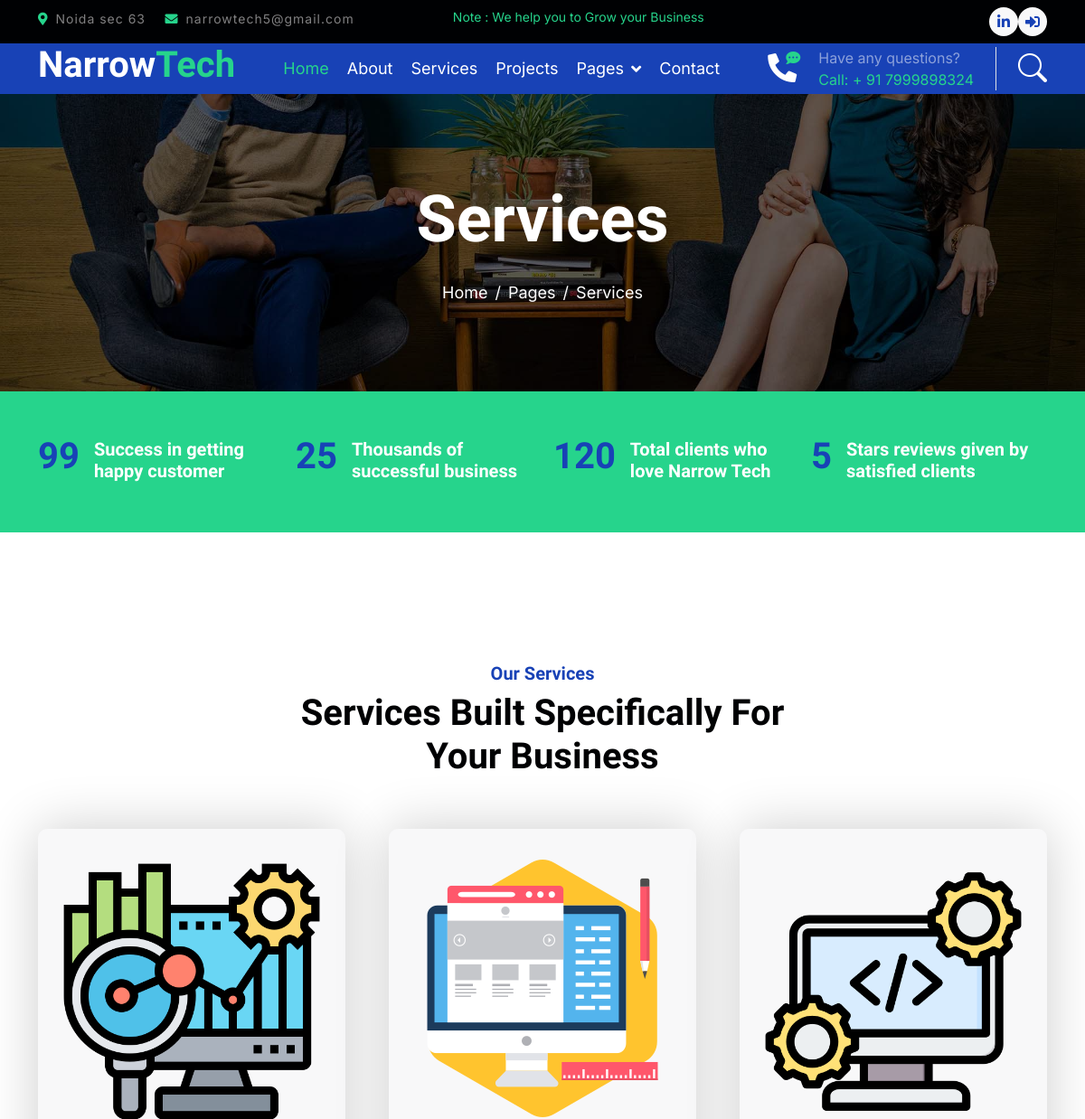
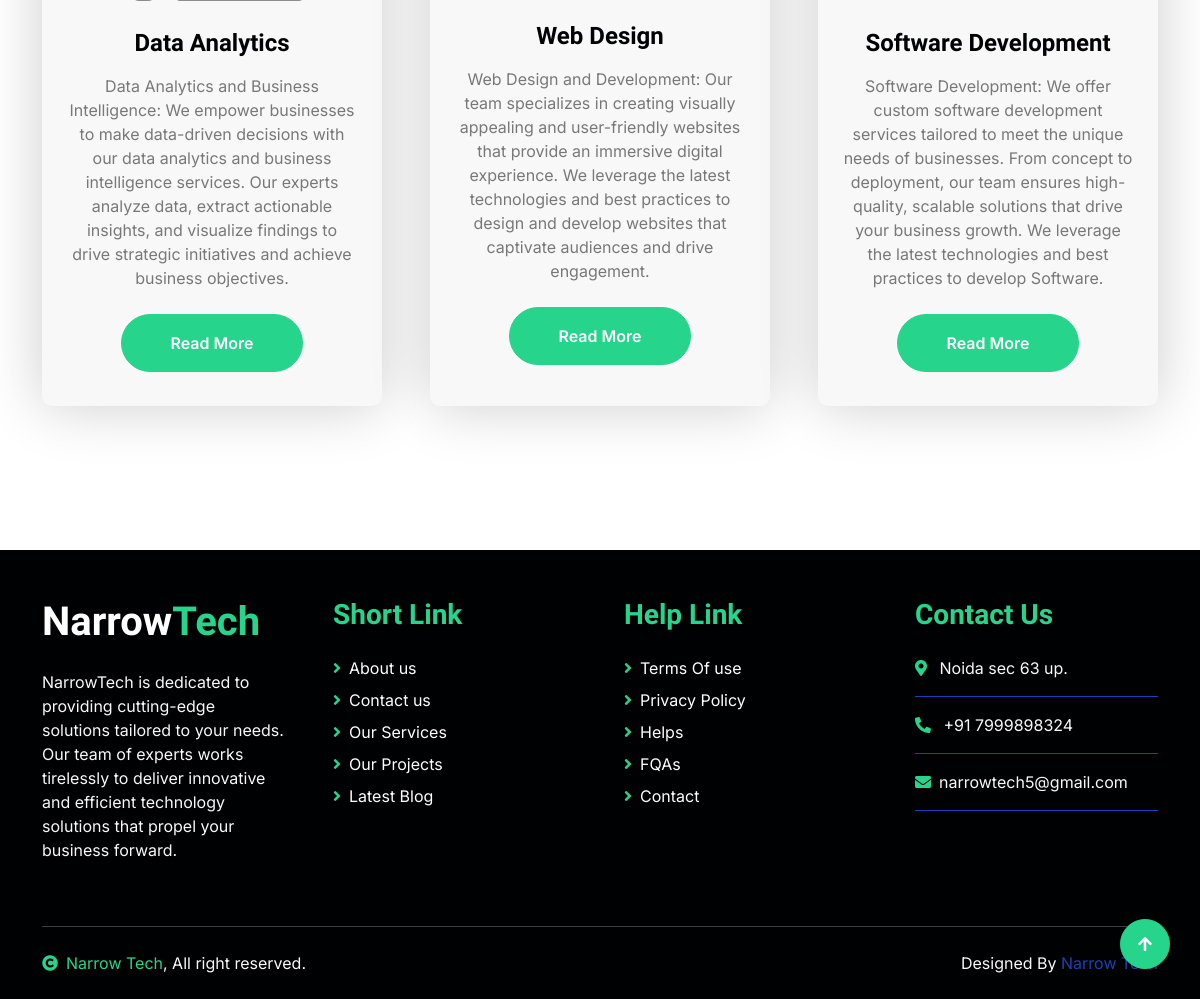
The app's page /service/ with its own data (2 pictures, top to bottom).
### myapp/models.py (models this page shows, shortened)
class Service(models.Model):
    title=models.CharField(max_length=200)
    description=models.TextField()
    image=models.ImageField(upload_to='service_images')
    class Meta:
        verbose_name_plural="Our Services"

### myapp/views.py (the view)
# urls.py: path('service/',views.service, name="service"),
def service(request):
    services = Service.objects.all()
    return render(request, 'service.html', {'services': services})

### templates/service.html (shortened to what this page needs)
{% extends 'base.html' %}
{% load static %}
{% block content %}
<!DOCTYPE html>
<html lang="en">
        <div class="container-fluid page-header py-5">
            <div class="container text-center py-5">
                <h1 class="display-2 text-white mb-4 animated slideInDown">Services</h1>
                <nav aria-label="breadcrumb animated slideInDown">
                    <ol class="breadcrumb justify-content-center mb-0">
                        <li class="breadcrumb-item"><a href="#">Home</a></li>
                        <li class="breadcrumb-item"><a href="#">Pages</a></li>
                        <li class="breadcrumb-item" aria-current="page">Services</li>
                    </ol>
                </nav>
            </div>
        </div>
        {% include 'fact.html' %}
        {% include 'service_part.html' %}
    {% endblock %}

### templates/service_part.html
{% load static %}
<div class="container-fluid services py-5 my-5">
    <div class="container py-5">
        <div class="text-center mx-auto pb-5 wow fadeIn" data-wow-delay=".3s" style="max-width: 600px;">
            <h5 class="text-primary">Our Services</h5>
            <h1>Services Built Specifically For Your Business</h1>
        </div>
        <div class="row g-5 services-inner">
            {% for service in services %}
            <div class="col-md-6 col-lg-4 wow fadeIn" data-wow-delay=".{{ forloop.counter }}s">
                <div class="services-item bg-light">
                    <div class="p-4 text-center services-content">
                        <div class="services-content-icon">
                            <img src="{{ service.image.url }}" class="img-fluid mb-4" alt="{{ service.title }}">
                            <h4 class="mb-3">{{ service.title }}</h4>
                            <p class="mb-4">{{ service.description }}</p>
                            <a href="#" class="btn btn-secondary text-white px-5 py-3 rounded-pill">Read More</a>
                        </div>
                    </div>
                </div>
            </div>
            {% endfor %}
        </div>
    </div>
</div>

### static/css/style.css (style rules this page uses)
.btn { font-weight: 600; transition: .5s; }
.page-header { background: linear-gradient(rgba(0, 0, 0, .6), rgba(0, 0, 0, .6)), url(../img/carousel-1.jpg) center center no-repeat; background-size: cover; }
.page-header .breadcrumb-item+.breadcrumb-item::before { color: var(--bs-white); }
.page-header .breadcrumb-item, .page-header .breadcrumb-item a { font-size: 18px; color: var(--bs-white); }
.services .services-item { box-shadow: 0 0 60px rgba(0, 0, 0, .2); width: 100%; height: 100%; border-radius: 10px; padding: 10px 0; position: relative; }
.services-content::after { position: absolute; content: ""; width: 100%; height: 0; top: 0; left: 0; border-radius: 10px 10px 0 0; background: rgba(3, 43, 243, 0.8); transition: .5s; }
.services-content::after { top: 0; bottom: auto; border-radius: 10px 10px 10px 10px; }
.services-item .services-content-icon i, .services-item .services-content-icon p { transition: .5s; }

### records on screen
Service: image (picture), title "Data Analytics", description "Data Analytics and Business Intelligence: We empower businesses to make data-driven decisions with our data analytics and business intelligence services. Our experts analyze data, extract actionable insights, and visualize findings to drive strategic initiatives and achieve business objectives."
Service: image (picture), title "Web Design", description "Web Design and Development: Our team specializes in creating visually appealing and user-friendly websites that provide an immersive digital experience. We leverage the latest technologies and best practices to design and develop websites that captivate audiences and drive engagement."
Service: image (picture), title "Software Development", description "Software Development: We offer custom software development services tailored to meet the unique needs of businesses. From concept to deployment, our team ensures high-quality, scalable solutions that drive your business growth. We leverage the latest technologies and best practices to develop Software."
